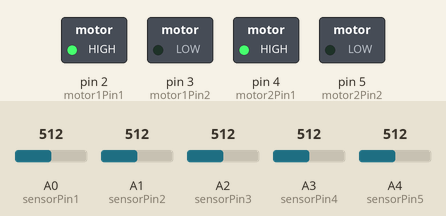
This sketch was run on a simulated Arduino Uno, built with avr-gcc and run on an emulated ATmega328P. On the bench: switched loads named in the sketch (green lamp = pin HIGH). The test bench sets the inputs (shaded band); at power-on: A2 (sensorPin3) = 512, A1 (sensorPin2) = 512, A3 (sensorPin4) = 512, A0 (sensorPin1) = 512, A4 (sensorPin5) = 512.

Above: at 1.2 s.
1.3 s: A2 (sensorPin3) set to 483
At 2.2 s:
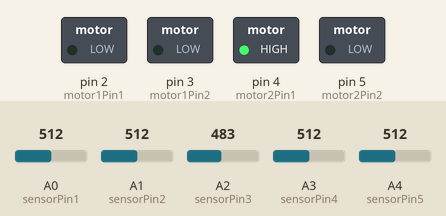
2.8 s: A1 (sensorPin2) set to 485
At 3.4 s:
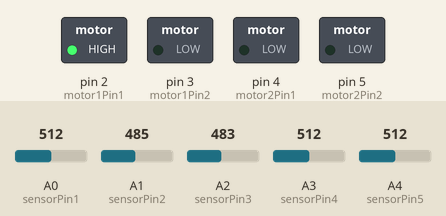
4.3 s: A3 (sensorPin4) set to 488
At 5.5 s:
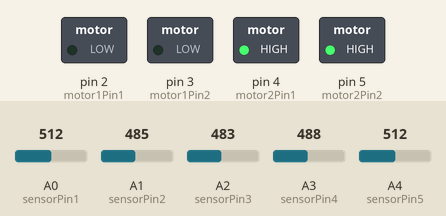
5.8 s: A0 (sensorPin1) set to 490
At 6.8 s:
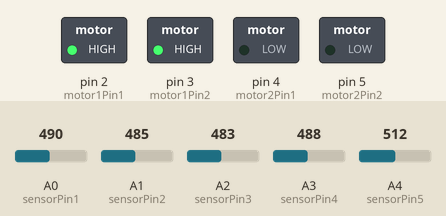
7.3 s: A4 (sensorPin5) set to 490
At 8.0 s:
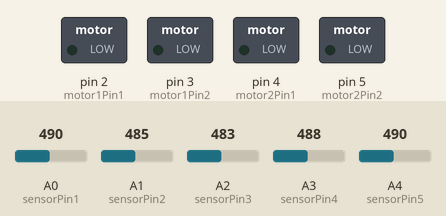
8.8 s: A4 (sensorPin5) set to 510
At 9.1 s:
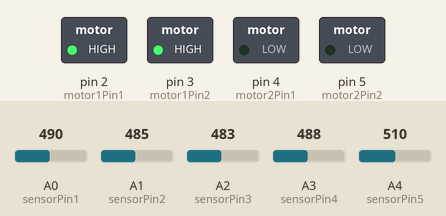
Timing chart, 0 to 11.3 s (numbered marks = the images above; inputs shaded):
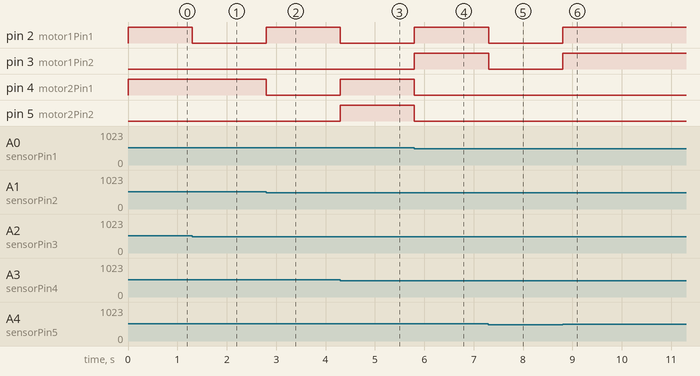

Measured:
- the behaviour switches between 501 and 500 on A2 (sensorPin3) (found by bisection; images 0 and 1)
- the behaviour switches between 501 and 500 on A1 (sensorPin2) (found by bisection; images 1 and 2)
- the behaviour switches between 501 and 500 on A3 (sensorPin4) (found by bisection; images 2 and 3)
- after the input at 1.3 s, pin 2 (motor1Pin1): HIGH → LOW at once
- after the input at 2.8 s, pin 2 (motor1Pin1): LOW → HIGH at once; pin 4 (motor2Pin1): HIGH → LOW at once
- after the input at 4.3 s, pin 2 (motor1Pin1): HIGH → LOW at once; pin 4 (motor2Pin1), pin 5 (motor2Pin2): LOW → HIGH at once
- after the input at 5.8 s, pin 2 (motor1Pin1), pin 3 (motor1Pin2): LOW → HIGH at once; pin 4 (motor2Pin1), pin 5 (motor2Pin2): HIGH → LOW at once
- after the input at 7.3 s, pin 2 (motor1Pin1), pin 3 (motor1Pin2): HIGH → LOW at once
- after the input at 8.8 s, pin 2 (motor1Pin1), pin 3 (motor1Pin2): LOW → HIGH at once

The sketch:

NERC.ino
```cpp
// Pin definitions
const int sensorPin1 = A0;
const int sensorPin2 = A1;
const int sensorPin3 = A2;
const int sensorPin4 = A3;
const int sensorPin5 = A4;

const int motor1Pin1 = 2;
const int motor1Pin2 = 3;
const int motor2Pin1 = 4;
const int motor2Pin2 = 5;

// Sensor threshold values
const int threshold1 = 500;
const int threshold2 = 500;
const int threshold3 = 500;
const int threshold4 = 500;
const int threshold5 = 500;

void setup() {
  // Initialize motor pins as outputs
  pinMode(motor1Pin1, OUTPUT);
  pinMode(motor1Pin2, OUTPUT);
  pinMode(motor2Pin1, OUTPUT);
  pinMode(motor2Pin2, OUTPUT);
}

void loop() {
  // Read sensor values
  int sensorValue1 = analogRead(sensorPin1);
  int sensorValue2 = analogRead(sensorPin2);
  int sensorValue3 = analogRead(sensorPin3);
  int sensorValue4 = analogRead(sensorPin4);
  int sensorValue5 = analogRead(sensorPin5);

  // Check the sensor values to follow the line
  if (sensorValue3 > threshold3) {
    // On the line, move forward
    forward();
  } else if (sensorValue2 > threshold2) {
    // Slight left deviation, turn left
    left();
  } else if (sensorValue4 > threshold4) {
    // Slight right deviation, turn right
    right();
  } else if (sensorValue1 > threshold1) {
    // Strong left deviation, sharp left turn
    sharpLeft();
  } else if (sensorValue5 > threshold5) {
    // Strong right deviation, sharp right turn
    sharpRight();
  } else {
    // Lost the line, stop
    stopMotors();
  }
}

void forward() {
  digitalWrite(motor1Pin1, HIGH);
  digitalWrite(motor1Pin2, LOW);
  digitalWrite(motor2Pin1, HIGH);
  digitalWrite(motor2Pin2, LOW);
}

void left() {
  digitalWrite(motor1Pin1, LOW);
  digitalWrite(motor1Pin2, LOW);
  digitalWrite(motor2Pin1, HIGH);
  digitalWrite(motor2Pin2, LOW);
}

void right() {
  digitalWrite(motor1Pin1, HIGH);
  digitalWrite(motor1Pin2, LOW);
  digitalWrite(motor2Pin1, LOW);
  digitalWrite(motor2Pin2, LOW);
}

void sharpLeft() {
  digitalWrite(motor1Pin1, LOW);
  digitalWrite(motor1Pin2, LOW);
  digitalWrite(motor2Pin1, HIGH);
  digitalWrite(motor2Pin2, HIGH);
}

void sharpRight() {
  digitalWrite(motor1Pin1, HIGH);
  digitalWrite(motor1Pin2, HIGH);
  digitalWrite(motor2Pin1, LOW);
  digitalWrite(motor2Pin2, LOW);
}

void stopMotors() {
  digitalWrite(motor1Pin1, LOW);
  digitalWrite(motor1Pin2, LOW);
  digitalWrite(motor2Pin1, LOW);
  digitalWrite(motor2Pin2, LOW);
}
```
